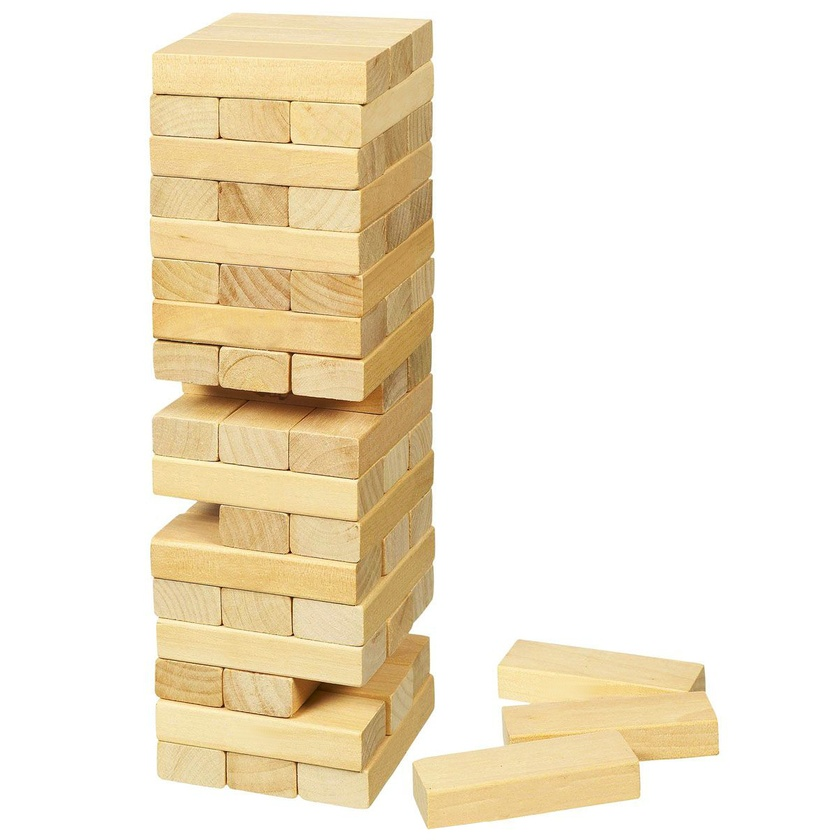
#> input picture PhotoCounter/many_jenga.jpeg, 840 x 840 px, shrunk from 1200 x 1200 before the run, given in place of the camera
$ python main.py
#> lines starting #> are read from the running program, lines starting #| are printed output that depends on the picture; after the words box and inside, x2 and y2 are one past the last pixel; in counts of white or black regions, pixels touching at a corner belong together
import cv2
import matplotlib.pyplot as plt

cap = cv2.VideoCapture(0)


while True:
    success, image = cap.read()
#> image is the input picture: shape (840, 840, 3); mean B, G, R 213.4, 233.1, 243.1

    image = cv2.cvtColor(image, cv2.COLOR_BGR2RGB)
    gray = cv2.cvtColor(image, cv2.COLOR_RGB2GRAY)
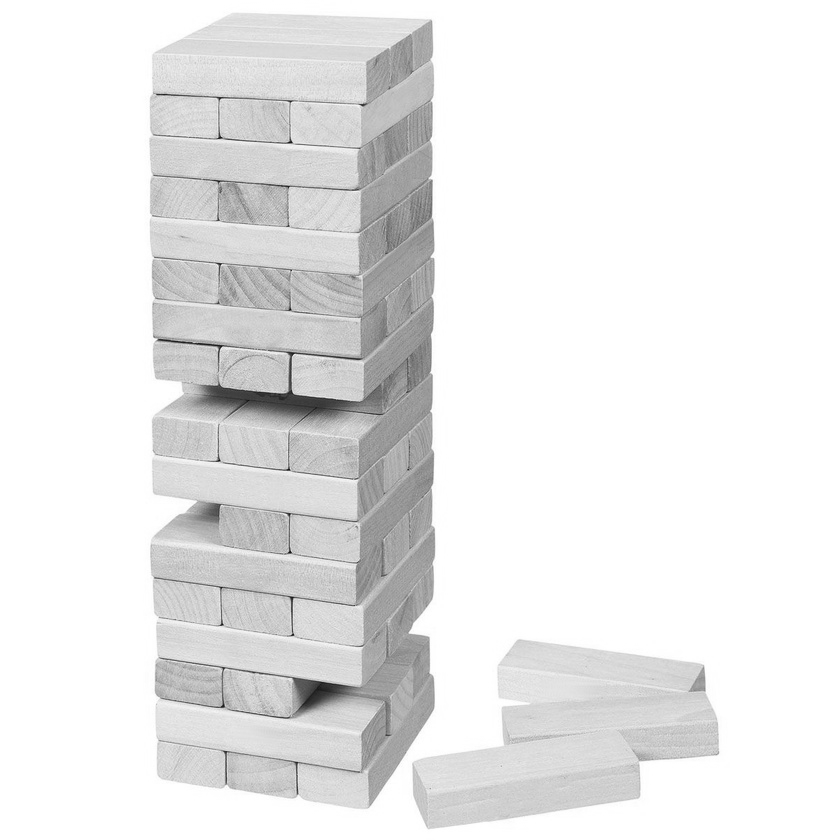
#> gray: shape (840, 840); min 14, max 255, mean 233.8

    _, binary = cv2.threshold(gray, 145, 255, cv2.THRESH_BINARY)
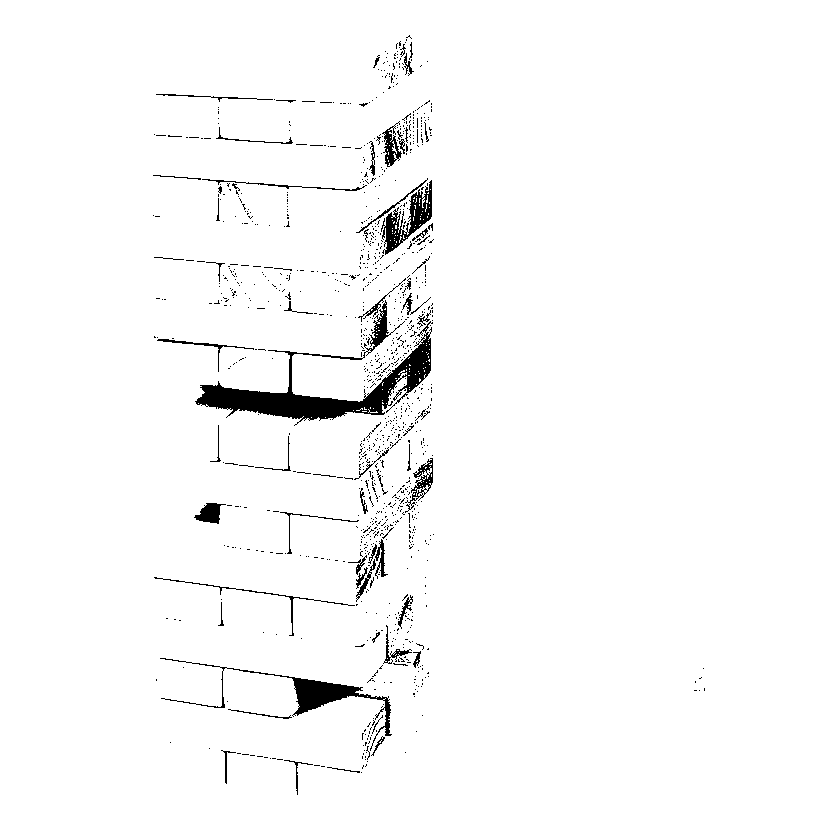
#> binary: shape (840, 840); 97.5% white; 1119 black regions (1052 under 20 px)
    contours, hierarchy = cv2.findContours(binary, cv2.RETR_TREE, cv2.CHAIN_APPROX_SIMPLE)
#> contours = 1969 contours, 1856 with area under 20; largest, box (x1, y1, x2, y2) and area: (0, 0, 840, 840) 703921, (194, 331, 432, 423) 5980, (226, 667, 393, 737) 1963, (381, 179, 433, 256) 1536, (407, 457, 434, 505) 518
    image = cv2.drawContours(image, contours, -1, (0, 255, 0), 2)
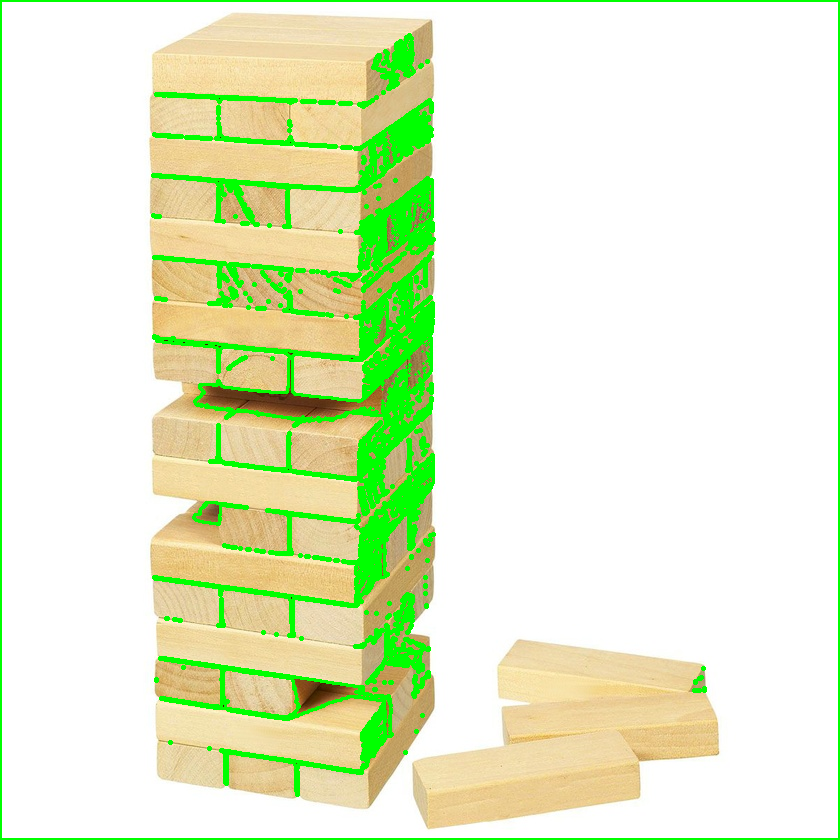
#> image: shape (840, 840, 3); mean R, G, B 227.9, 239.3, 204.1

    cv2.imshow('rez', image)

    if cv2.waitKey(1) & 0xff == ord('q'):
#> (key q is pressed here)
        break

cap.release()
cv2.destroyAllWindows()
